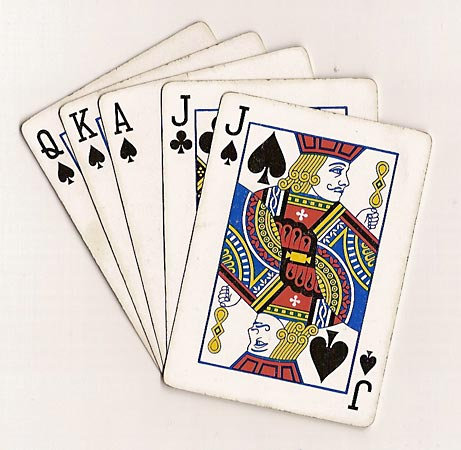
#> input picture Murtaza_Workshop/Resources/cards0.jpg, 461 x 450 px
$ python detection_1.py
#> lines starting #> are read from the running program, lines starting #| are printed output that depends on the picture; after the words box and inside, x2 and y2 are one past the last pixel; in counts of white or black regions, pixels touching at a corner belong together
import cv2
import numpy as np

def mousePoints(event, x, y, flags, params):
    if event == cv2.EVENT_LBUTTONDOWN:
        print(x, y)

img = cv2.imread('Resources/cards0.jpg')
#> img is the input picture: shape (450, 461, 3); mean B, G, R 203.8, 209.8, 218.8

width, height = 250, 350
pts1 = np.float32([[111, 210], [287, 188], [154, 482], [352, 4440]])
pts2 = np.float32([[0, 0], [width, 0], [0, height], [width, height]])
matrix = cv2.getPerspectiveTransform(pts1, pts2)
imgOutput = cv2.warpPerspective(img, matrix, (width, height))
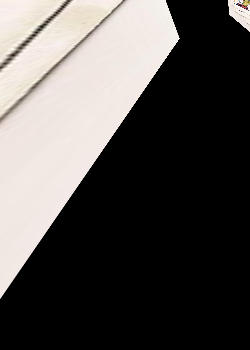
#> imgOutput: shape (350, 250, 3); mean B, G, R 77, 79.3, 82.4

for x in range (0,4):
    cv2.circle(img,(pts1[x][0], pts1[x][1]), 15, (0, 255, 0), cv2.FILLED)
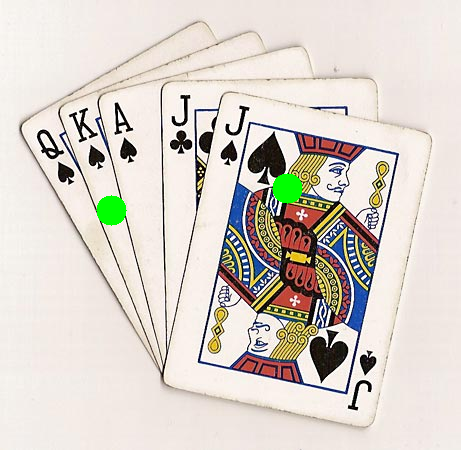
#> img: shape (450, 461, 3); 0.68% of pixels changed, all inside (x1, y1, x2, y2) = (96, 173, 303, 226)

cv2.imshow("Original Image", img)
cv2.setMouseCallback("Original Image", mousePoints)
#cv2.imshow("Output image ", imgOutput)
cv2.waitKey(0)
